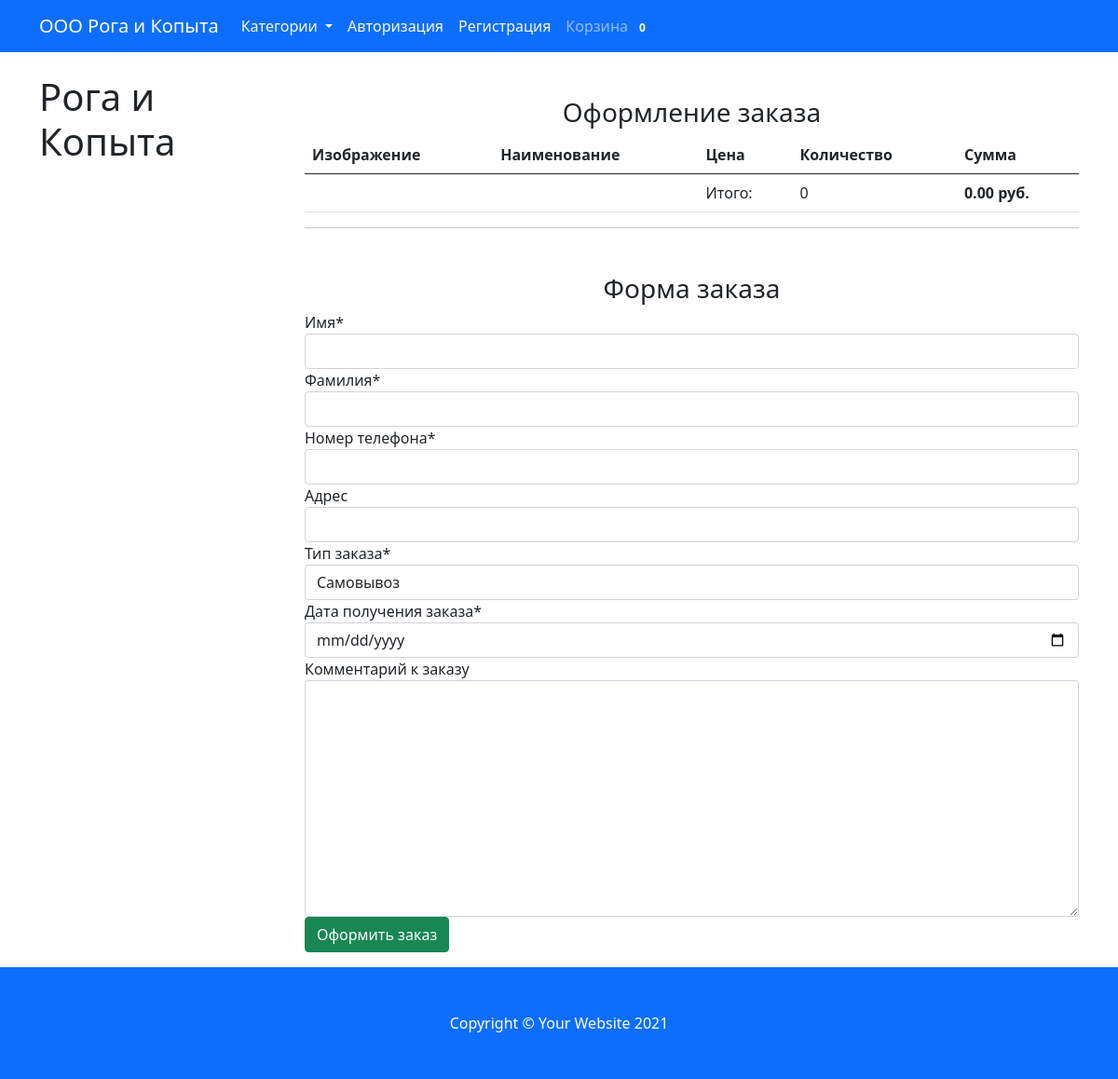
The app's page /checkout/ with its own data.
### main_app/models.py (models this page shows, shortened)
class Cart(models.Model):
    owner = models.ForeignKey('Customer', null=True, verbose_name='Владелец', on_delete=models.CASCADE)
    products = models.ManyToManyField(CartProduct, blank=True, related_name='related_cart')
    total_products = models.PositiveIntegerField(default=0)
    total_price = models.DecimalField(max_digits=9, default=0, decimal_places=2, verbose_name='Всего к оплате')
    in_order = models.BooleanField(default=False)
    for_anonymous_user = models.BooleanField(default=False)

### main_app/views.py (the view)
# urls.py: path('checkout/', CheckoutView.as_view(), name='checkout'),
class CheckoutView(CartMixin, View):
    def get(self, request, *args, **kwargs):
        categories = Category.objects.all()
        form = OrderForm(request.POST or None)
        context = {
            'cart': self.cart,
            'categories': categories,
            'form': form
        }
        return render(request, 'checkout.html', context)

### main_app/forms.py
class OrderForm(forms.ModelForm):
    def __init__(self, *args, **kwargs):
        super().__init__(*args, **kwargs)
        self.fields['order_date'].label = 'Дата получения заказа'
    order_date = forms.DateField(widget=forms.TextInput(attrs={'type': 'date'}))
    class Meta:
        model = Order
        fields = (
            'first_name', 'last_name', 'phone_number', 'address', 'buying_type', 'order_date', 'comment'
        )

### main_app/mixins.py (called while the page is built)
    def dispatch(self, request, *args, **kwargs):
        if request.user.is_authenticated:
            customer = Customer.objects.filter(user=request.user).first()
            if not customer:
                customer = Customer.objects.create(
                    user=request.user
                )
            cart = Cart.objects.filter(owner=customer, in_order=False).first()
            if not cart:
                cart = Cart.objects.create(owner=customer)
        else:
            cart = Cart.objects.filter(for_anonymous_user=True).first()
            if not cart:
                cart = Cart.objects.create(for_anonymous_user=True)
        self.cart = cart
        return super().dispatch(request, *args, **kwargs)

### main_app/models.py (called while the page is built)
    def get_absolute_url(self):
        return reverse('category_detail', kwargs={'slug': self.slug})

### main_app/templates/checkout.html (shortened to what this page needs)
{% extends 'base.html' %}
{% load crispy_forms_tags %}
{% block content %}
<h3 class="text-center mt-5 mb-6">Оформление заказа</h3>
        <table class="table">
  <thead>
    <tr>
      <th scope="col">Изображение</th>
      <th scope="col">Наименование</th>
      <th scope="col">Цена</th>
      <th scope="col">Количество</th>
      <th scope="col">Сумма</th>
    </tr>
  </thead>
  <tbody>
          <tr>
             <td colspan="2"></td>
             <td>Итого:</td>
             <td>{{ cart.total_products }}</td>
             <td><strong>{{ cart.total_price }} руб.</strong></td>
          </tr>
  </tbody>
</table>
<hr>
    <h3 class="text-center mt-5 mb-6">Форма заказа</h3>
<form action="{% url 'make_order' %}" method="POST">
    {{ form|crispy }}
    <input type="submit" class="btn btn-success btn-block mb-3" value="Оформить заказ">
</form>
{% endblock content %}

### main_app/templates/base.html (shortened to what this page needs)
<!DOCTYPE html>
<html lang="en">
    <head>
        <link href="https://cdn.jsdelivr.net/npm/bootstrap@5.0.0/dist/css/bootstrap.min.css"
              rel="stylesheet"
>
    </head>
    <body>
        <nav class="navbar navbar-expand-lg navbar-dark bg-primary">
            <div class="container">
                <a class="navbar-brand" href="#!">ООО Рога и Копыта</a>
                <div class="collapse navbar-collapse" id="navbarResponsive">
                        <ul class="navbar-nav">
                            <li class="nav-item dropdown">
                                <a class="nav-link text-light dropdown-toggle" href="#" id="navbarDropdownMenuLink"
                                   role="button" data-toggle="dropdown" aria-haspopup="true" aria-expanded="false">
                                    Категории
                                </a>
                            </li>
                        {% if not request.user.is_authenticated %}
                            <li>
                                <a class="nav-link text-light" href="{% url 'login' %}">Авторизация</a>
                            </li>
                            <li>
                                <a class="nav-link text-light" href="{% url 'registration' %}">Регистрация</a>
                            </li>
                        {% endif %}
                        </ul>
                    <ul class="navbar-nav ml-auto">
                        <li class="nav-item">
                            <a class="nav-link" href="{% url 'cart' %}">Корзина
                                <span class="badge badge-pill badge-danger">{{ cart.products.count }}</span>
                            </a>
                        </li>
                    </ul>
                </div>
            </div>
        </nav>
        <div class="container">
            <div class="row">
                <div class="col-lg-3">
                    <h1 class="my-4">Рога и Копыта</h1>
                </div>
                <div class="col-lg-9">
                    {% block content %}{% endblock content %}
                </div>
            </div>
        </div>
        <footer class="py-5 bg-primary">
            <div class="container"><p class="m-0 text-center text-white">Copyright &copy; Your Website 2021</p></div>
        </footer>
    </body>
</html>

### records on screen
Cart: products.count "0", total_products "0", total_price "0.00"
